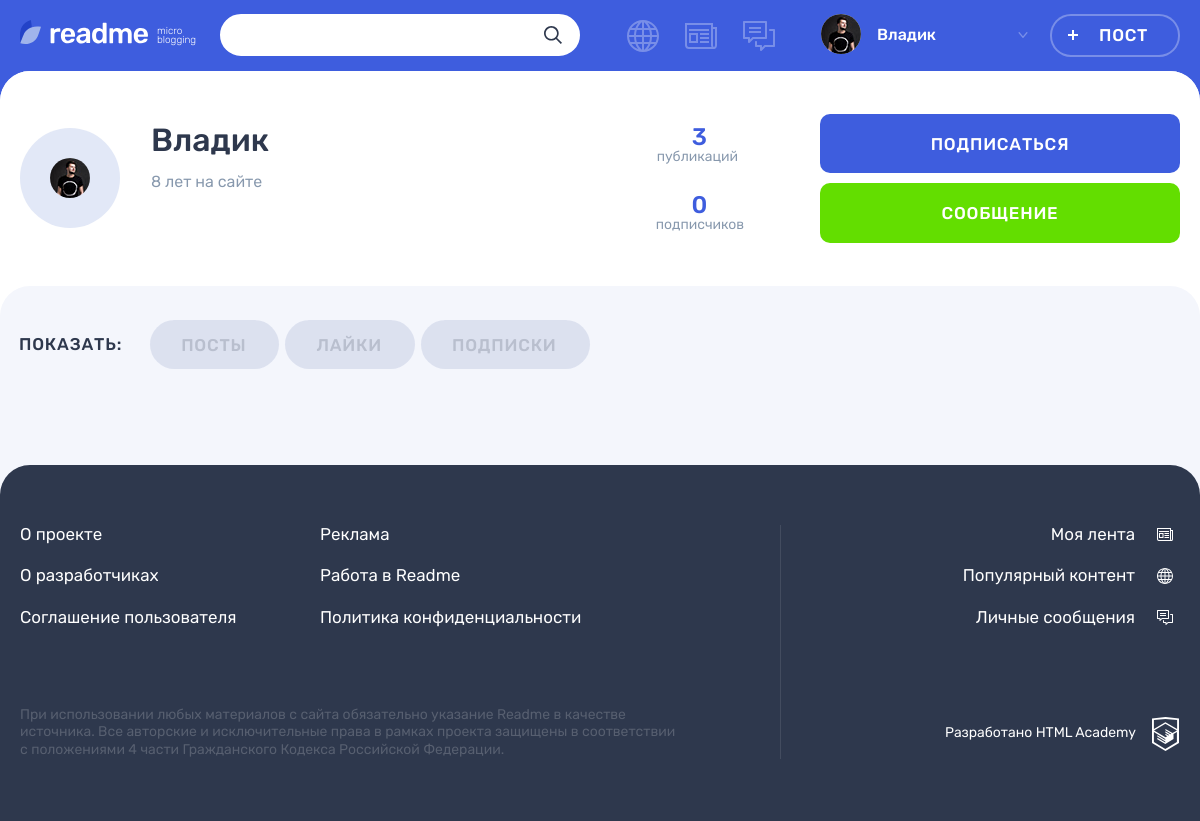
Screenshot of /profile.php?user=2 (signed in) with the database file from the repository.
### tables this page shows
CREATE TABLE IF NOT EXISTS `users` (
  `users_id` INT NOT NULL AUTO_INCREMENT,
  `registration_date` DATETIME NOT NULL,
  `email` VARCHAR(225) NOT NULL,
  `name` VARCHAR(225) NOT NULL,
  `password` VARCHAR(225) NOT NULL,
  `avatar` VARCHAR(225) NULL,
  `contact_info` VARCHAR(225) NULL,
  PRIMARY KEY (`users_id`),
  UNIQUE INDEX `idusers_UNIQUE` (`users_id` ASC),
  UNIQUE INDEX `email_UNIQUE` (`email` ASC));

### functions/helpers.php (called while the page is built, shortened)
<?php
function get_noun_plural_form (int $number, string $one, string $two, string $many): string
{
    $number = (int) $number;
    $mod10 = $number % 10;
    $mod100 = $number % 100;
    switch (true) {
        case ($mod10 > 5):
            return $many;
    }
}
function include_template($name, array $data = []) {
    $name = 'templates/' . $name;
    extract($data);
    require $name;
    $result = ob_get_clean();
    return $result;
}

### functions/database.php (called while the page is built, shortened)
<?php
function db_get_user_posts($con, $userId)
{
    $sql = 'SELECT COUNT(*) FROM posts
            WHERE users_id = ?';
    $stmt = mysqli_prepare($con, $sql);
    mysqli_stmt_bind_param($stmt, 'i', $userId);
    mysqli_stmt_execute($stmt);
    $result = mysqli_stmt_get_result($stmt);
    if ($result) {
        $res = mysqli_fetch_row($result);
    } else {
        echo 'Ошибка базы данных ' . mysqli_error($con);
    }
    return $res[0];
}
function db_get_user_info($con, $userId)
{
    $sql = 'SELECT * FROM users
            WHERE users_id = ?';
    $stmt = mysqli_prepare($con, $sql);
    mysqli_stmt_bind_param($stmt, 'i', $userId);
    mysqli_stmt_execute($stmt);
    $result = mysqli_stmt_get_result($stmt);
    if ($result) {
        $rows = mysqli_fetch_all($result, MYSQLI_ASSOC);
    } else {
        echo 'Ошибка базы данных ' . mysqli_error($con);
    }
    return $rows;
}
function db_get_user_subs($con, $userId)
{
    $sql = 'SELECT COUNT(*) FROM subscribers
            WHERE users_id = ?';
    $stmt = mysqli_prepare($con, $sql);
    mysqli_stmt_bind_param($stmt, 'i', $userId);
    mysqli_stmt_execute($stmt);
    $result = mysqli_stmt_get_result($stmt);
    if ($result) {
        $res = mysqli_fetch_row($result);
    } else {
        echo 'Ошибка базы данных ' . mysqli_error($con);
    }
    return $res[0];
}
function db_check_subscription($con, $userId, $userSudId)
{
    $sql = 'SELECT users_id FROM subscribers
            WHERE users_id =' . $userId . ' AND users_subscribe_id =' . $userSudId;
    $res = mysqli_query($con, $sql);
    if ($res) {
        $row = mysqli_fetch_row($res);
    } else {
        echo 'Ошибка бд' . mysqli_error($con);
    }
    return $row[0];
}

### functions/routines.php (called while the page is built, shortened)
<?php
function showTimeGap($datePoint)
{
    $nowTime = time();
    $diffTime = $nowTime - strtotime($datePoint);
    if ($diffTime < 3600) {
        $num = ceil($diffTime / 60);
        $word = get_noun_plural_form(ceil($diffTime / 60), 'минута', 'минуты', 'минут');
    } elseif ($diffTime > 3600 && $diffTime < 86400) {
        $num = ceil($diffTime / 3600);
        $word = get_noun_plural_form(ceil($diffTime / 3600), 'час', 'часа', 'часов');
    } elseif ($diffTime > 86400 && $diffTime < 604800) {
        $num = ceil($diffTime / 86400);
        $word = get_noun_plural_form(ceil($diffTime / 86400), 'день', 'дня', 'дней');
    } elseif ($diffTime > 604800 && $diffTime < 2629743) {
        $num = ceil($diffTime / 604800);
        $word = get_noun_plural_form(ceil($diffTime / 604800), 'неделя', 'недели', 'недель');
    } elseif ($diffTime > 2629743 && $diffTime < 31556926) {
        $num = ceil($diffTime / 2629743);
        $word = get_noun_plural_form(ceil($diffTime / 2629743), 'месяц', 'месяца', 'месяцев');
    } else {
        $num = ceil($diffTime / 31556926);
        $word = get_noun_plural_form(ceil($diffTime / 31556926), 'год', 'года', 'лет');
    }
    return $num . ' ' . $word;
}

### templates/profile.php (the view, shortened to what this page needs)
<?php foreach ($user as $userData) ?>
<main class="page__main page__main--profile">
    <div class="profile profile--default">
        <div class="profile__user-wrapper">
            <div class="profile__user user container">
                <div class="profile__user-info user__info">
                    <div class="profile__avatar user__avatar">
                        <img class="profile__picture user__picture" src="<?= $userData['avatar'] ?>" alt="Аватар пользователя">
                    </div>
                    <div class="profile__name-wrapper user__name-wrapper">
                        <span class="profile__name user__name"><?= $userData['name'] ?></span>
                        <time class="profile__user-time user__time" datetime="<?= date( 'Y.m.d.', strtotime($userData['registration_date'])) ?>"><?= showTimeGap($userData['registration_date']) . ' на сайте'?></time>
                    </div>
                </div>
                <div class="profile__rating user__rating">
                    <p class="profile__rating-item user__rating-item user__rating-item--publications">
                        <span class="user__rating-amount"><?= $userDataPosts ?></span>
                        <span class="profile__rating-text user__rating-text">публикаций</span>
                    </p>
                    <p class="profile__rating-item user__rating-item user__rating-item--subscribers">
                        <span class="user__rating-amount"><?= $userDataSubs ?></span>
                        <span class="profile__rating-text user__rating-text">подписчиков</span>
                    </p>
                </div>
                <div class="profile__user-buttons user__buttons">
                    <a class="profile__user-button user__button user__button--subscription button button--main" href="/subscribe.php?user=<?= $getUser ?>"><?= db_check_subscription($con, $_SESSION['user-id'], $getUser) ? 'Отписаться' : 'Подписаться' ?></a>
                    <a class="profile__user-button user__button user__button--writing button button--green" href="#">Сообщение</a>
                </div>
            </div>
        </div>
        <div class="profile__tabs-wrapper tabs">
            <div class="container">
                <div class="profile__tabs filters">
                    <b class="profile__tabs-caption filters__caption">Показать:</b>
                    <ul class="profile__tabs-list filters__list tabs__list">
                        <li class="profile__tabs-item filters__item">
                            <a class="profile__tabs-link filters__button tabs__item tabs__item--active button<?= $getTab === 'posts' ? ' filters__button--active' : '' ?>" href="?user=<?= $getUser ?>&tab=posts">Посты</a>
                        </li>
                        <li class="profile__tabs-item filters__item">
                            <a class="profile__tabs-link filters__button tabs__item button<?= $getTab === 'likes' ? ' filters__button--active' : '' ?>" href="?user=<?= $getUser ?>&tab=likes">Лайки</a>
                        </li>
                        <li class="profile__tabs-item filters__item">
                            <a class="profile__tabs-link filters__button tabs__item button<?= $getTab === 'subs' ? ' filters__button--active' : '' ?>" href="?user=<?= $getUser ?>&tab=subs">Подписки</a>
                        </li>
                    </ul>
                </div>
            </div>
        </div>
    </div>
</main>

### rows the page displays
users: avatar (picture), name "Владик", registration_date "8 лет"

### other values shown
$_SESSION['user-name'] "Владик"
$userDataPosts "3"
$userDataSubs "0"
